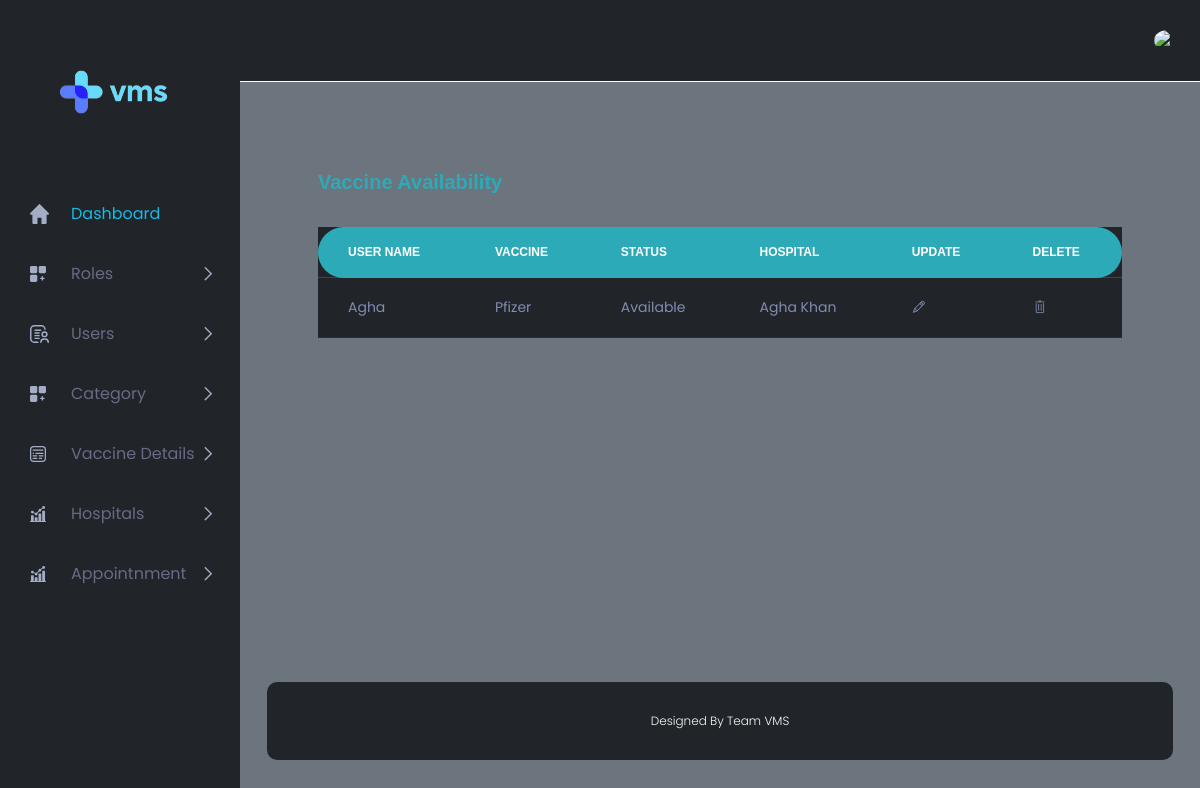
The app's page /ADMIN/vacc_availability_show.php (signed in) with its own data.
### tables this page shows
CREATE TABLE `vaccine_availability` (
  `ID` int(11) NOT NULL,
  `USER_ID_FK` int(11) NOT NULL,
  `VACCINE_ID_FK` int(11) NOT NULL,
  `STATUS` varchar(30) NOT NULL,
  `HOSPITAL` varchar(30) NOT NULL
);

CREATE TABLE `users` (
  `ID` int(11) NOT NULL,
  `ROLE_ID_FK` int(11) NOT NULL,
  `USERNAME` varchar(30) NOT NULL,
  `PASSWORD` varchar(40) NOT NULL,
  `CONTACT` varchar(40) NOT NULL,
  `USER_IMAGE` varchar(50) NOT NULL
);

CREATE TABLE `vaccine_detail` (
  `ID` int(11) NOT NULL,
  `CAT_ID_FK` int(11) NOT NULL,
  `VACCINE_NAME` varchar(40) NOT NULL,
  `DOSAGE` varchar(40) NOT NULL
);

### ADMIN/vacc_availability_show.php (the view, shortened to what this page needs)
<?php
include('header.php');
include('connection.php');
$q = "SELECT users.USERNAME,vaccine_detail.VACCINE_NAME,vaccine_availability.STATUS,vaccine_availability.HOSPITAL
FROM `vaccine_availability` join users on users.ID=vaccine_availability.USER_ID_FK
join vaccine_detail on vaccine_detail.ID=vaccine_availability.VACCINE_ID_FK";
$res = mysqli_query($con, $q);
$query = "select * from vaccine_availability";
$res1 = mysqli_query($con, $query);
$data1 = mysqli_fetch_assoc($res1);
?>
<div class="main_content_iner ">
    <div class="container-fluid p-0">
        <div class="row justify-content-center">
            <div class="col-12">
                <div class="QA_section p-xl-5">
                    <div class="white_box_tittle list_header">
                        <h4 style="color:2DAAB8">Vaccine Availability</h4>
                        <div class="box_right d-flex lms_block">
                            <div class="serach_field_2">
                            </div>
                        </div>
                    </div>
                    <div class="QA_table bg-dark mb_30">
                        <table class="table bg-dark">
                            <thead>
                                <tr>
                                    <th scope="col">USER NAME</th>
                                    <th scope="col">VACCINE</th>
                                    <th scope="col">STATUS</th>
                                    <th scope="col">HOSPITAL</th>
                                    <th scope="col">UPDATE</th>
                                    <th scope="col">DELETE</th>
                                </tr>
                            </thead>
                            <tbody>
                                <?php while ($data = mysqli_fetch_assoc($res)) { ?>
                                    <tr>
                                        <td><?php echo $data['USERNAME'] ?></td>
                                        <td><?php echo $data['VACCINE_NAME'] ?></td>
                                        <td><?php echo $data['STATUS'] ?></td>
                                        <td><?php echo $data['HOSPITAL'] ?></td>
                                        <td><a href="vacc_availability_update_form.php?id=<?php echo $data1['ID'] ?>"><i class="ti-pencil"></i></a></td>
                                        <td><a href="vacc_availability_delete.php?id=<?php echo $data1['ID'] ?>"><i class="ti-trash"></i></a></td>
                                    </tr>
                                <?php } ?>
                            </tbody>
                        </table>
                    </div>
                </div>
            </div>
        </div>
    </div>
</div>
<?php include('footer.php'); ?>

### records on screen
vaccine_availability: users.USERNAME "Agha", VACCINE_ID_FK.VACCINE_NAME "Pfizer", STATUS "Available", HOSPITAL "Agha Khan"
